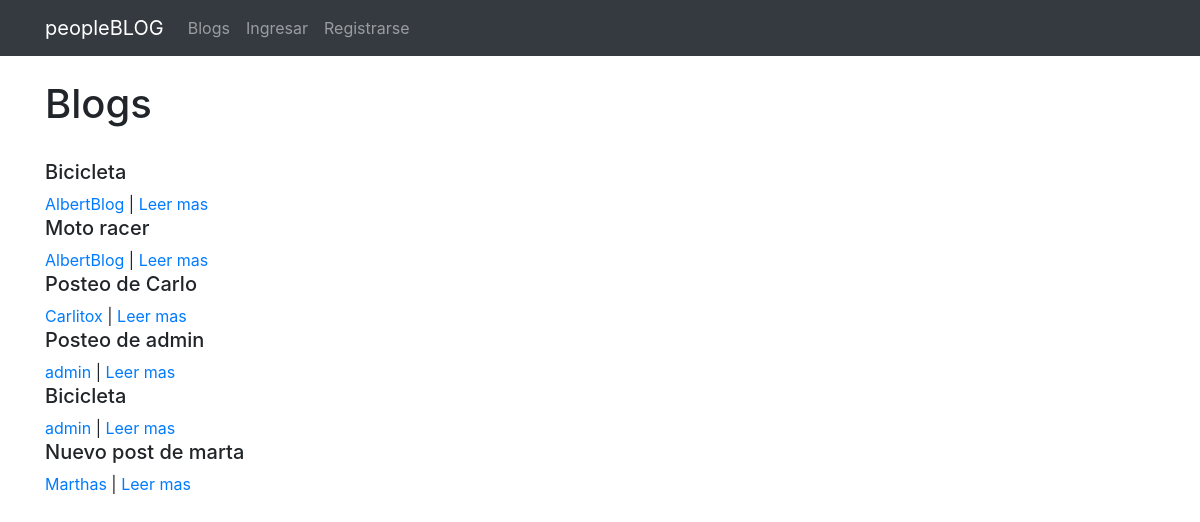
Screenshot of /blog/leerpaginas/ with the database file from the repository.
### Blog/models.py (models this page shows, shortened)
class Pagina(models.Model):
    titulo=models.CharField(max_length=100)
    subtitulo=models.CharField(max_length=100)
    user= models.ForeignKey(User, on_delete=models.CASCADE)
    imagen= models.ImageField(null=True, blank=True, upload_to="post")
    cuerpo=RichTextField(null=True, blank=True)
    creado=models.DateField(auto_now_add=True)
    editado=models.DateField(auto_now_add=True)

### Blog/views.py (the view)
# urls.py: path('leerpaginas/', views.leerpaginas, name="leerpaginas"),
def leerpaginas(request):
    paginas=Pagina.objects.all()
    return render(request, "listapaginas_copia.html", {"paginas":paginas})  #probando cambio, la comentada de abajo era la anteior

### Templates/listapaginas_copia.html (shortened to what this page needs)
{% extends "padre.html" %}
{% load static %}
{% block content %}
<h1>Blogs</h1>
<br>
{% for pagina in paginas %}
<h5>{{ pagina.titulo }}</h5>
<a href="{% url 'profile' pagina.user.id %}">{{ pagina.user }}</a> |
<a href="{% url 'paginadetalle' pagina.id %}">Leer mas</a>
{% endfor %}
<br>
<br>
{% endblock %}

### rows the page displays
Pagina: titulo "Bicicleta", user "AlbertBlog"
Pagina: titulo "Moto racer", user "AlbertBlog"
Pagina: titulo "Posteo de Carlo", user "Carlitox"
Pagina: titulo "Posteo de admin", user "admin"
Pagina: titulo "Bicicleta", user "admin"
Pagina: titulo "Nuevo post de marta", user "Marthas"
